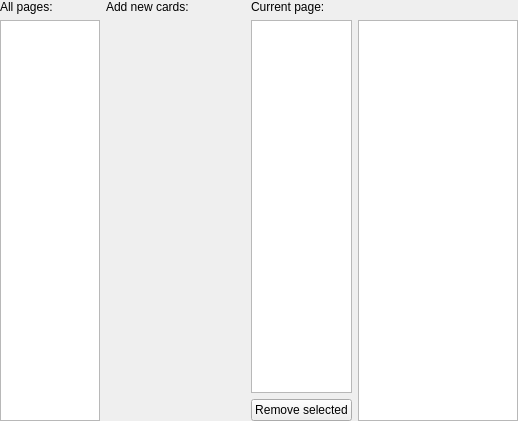
<?xml version="1.0" encoding="UTF-8"?>
<ui version="4.0">
 <class>central_widget</class>
 <widget class="QWidget" name="central_widget">
  <property name="geometry">
   <rect>
    <x>0</x>
    <y>0</y>
    <width>518</width>
    <height>421</height>
   </rect>
  </property>
  <layout class="QGridLayout" name="gridLayout">
   <property name="leftMargin">
    <number>0</number>
   </property>
   <property name="topMargin">
    <number>0</number>
   </property>
   <property name="rightMargin">
    <number>0</number>
   </property>
   <property name="bottomMargin">
    <number>0</number>
   </property>
   <item row="4" column="3" rowspan="3">
    <widget class="PageRenderer" name="page_renderer">
     <property name="sizePolicy">
      <sizepolicy hsizetype="Expanding" vsizetype="Expanding">
       <horstretch>8</horstretch>
       <verstretch>10</verstretch>
      </sizepolicy>
     </property>
     <property name="acceptDrops">
      <bool>false</bool>
     </property>
     <property name="renderHints">
      <set>QPainter::Antialiasing|QPainter::HighQualityAntialiasing</set>
     </property>
    </widget>
   </item>
   <item row="4" column="2" rowspan="2">
    <widget class="QTableView" name="page_card_table_view">
     <property name="sizePolicy">
      <sizepolicy hsizetype="Expanding" vsizetype="Expanding">
       <horstretch>5</horstretch>
       <verstretch>10</verstretch>
      </sizepolicy>
     </property>
     <property name="lineWidth">
      <number>0</number>
     </property>
     <property name="alternatingRowColors">
      <bool>true</bool>
     </property>
     <property name="selectionMode">
      <enum>QAbstractItemView::MultiSelection</enum>
     </property>
     <property name="selectionBehavior">
      <enum>QAbstractItemView::SelectRows</enum>
     </property>
     <attribute name="verticalHeaderVisible">
      <bool>false</bool>
     </attribute>
    </widget>
   </item>
   <item row="0" column="0">
    <widget class="QLabel" name="document_view_label">
     <property name="text">
      <string>All pages:</string>
     </property>
    </widget>
   </item>
   <item row="0" column="2" colspan="2">
    <widget class="QLabel" name="page_view_label">
     <property name="text">
      <string>Current page:</string>
     </property>
    </widget>
   </item>
   <item row="6" column="2">
    <widget class="QPushButton" name="delete_selected_images_button">
     <property name="text">
      <string>Remove selected</string>
     </property>
     <property name="icon">
      <iconset theme="edit-delete">
       <normaloff>.</normaloff>.</iconset>
     </property>
    </widget>
   </item>
   <item row="0" column="1">
    <widget class="QLabel" name="add_card_widget_label">
     <property name="text">
      <string>Add new cards:</string>
     </property>
    </widget>
   </item>
   <item row="4" column="1" rowspan="3">
    <widget class="VerticalAddCardWidget" name="add_card_widget" native="true">
     <property name="sizePolicy">
      <sizepolicy hsizetype="Expanding" vsizetype="Expanding">
       <horstretch>7</horstretch>
       <verstretch>0</verstretch>
      </sizepolicy>
     </property>
    </widget>
   </item>
   <item row="4" column="0" rowspan="3">
    <widget class="QListView" name="document_view">
     <property name="sizePolicy">
      <sizepolicy hsizetype="Expanding" vsizetype="Expanding">
       <horstretch>5</horstretch>
       <verstretch>0</verstretch>
      </sizepolicy>
     </property>
     <property name="alternatingRowColors">
      <bool>true</bool>
     </property>
     <property name="selectionMode">
      <enum>QAbstractItemView::SingleSelection</enum>
     </property>
     <property name="selectionBehavior">
      <enum>QAbstractItemView::SelectRows</enum>
     </property>
    </widget>
   </item>
  </layout>
 </widget>
 <customwidgets>
  <customwidget>
   <class>VerticalAddCardWidget</class>
   <extends>QWidget</extends>
   <header>mtg_proxy_printer.ui.add_card</header>
   <container>1</container>
  </customwidget>
  <customwidget>
   <class>PageRenderer</class>
   <extends>QGraphicsView</extends>
   <header>mtg_proxy_printer.ui.page_renderer</header>
   <slots>
    <slot>on_resize_event_triggered()</slot>
   </slots>
  </customwidget>
 </customwidgets>
 <resources/>
 <connections/>
</ui>
